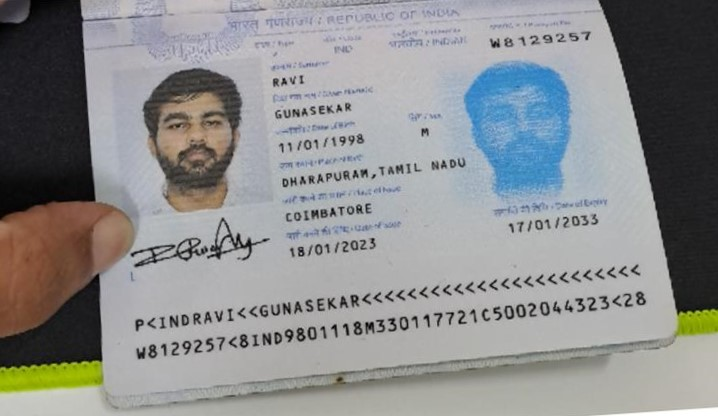
#> input picture passport/1.jpg, 718 x 416 px
$ jupyter execute --allow-errors ocr_algorithm.ipynb
#> lines starting #> are read from the running program, lines starting #| are printed output that depends on the picture; after the words box and inside, x2 and y2 are one past the last pixel; in counts of white or black regions, pixels touching at a corner belong together
[cell 1]
import pytesseract
import cv2
from PIL import Image
from matplotlib import pyplot as plt

[cell 2]
def display(img):
    cv2.imshow("img",img)
    cv2.waitKey(0)

[cell 3]
img=cv2.imread("passport/1.jpg")
#> img is the input picture: shape (416, 718, 3); mean B, G, R 141.4, 141, 139.8
display(img)
max_h,max_w=img.shape[:2]
#> max_h = 416; max_w = 718

[cell 4]
def rotateImage(image,skew_angle):
    r=0
    if (skew_angle > 45):
        r=-(90-skew_angle)
    else:
        r=skew_angle
    rows,cols=image.shape[:2]
    M1=cv2.getRotationMatrix2D(((cols-1)/2,(rows-1)/2),r,1)
    return (cv2.warpAffine(image,M1,(cols,rows)))

[cell 5]
def contourize(image):
    img=image.copy()
    inverted=cv2.bitwise_not(img)
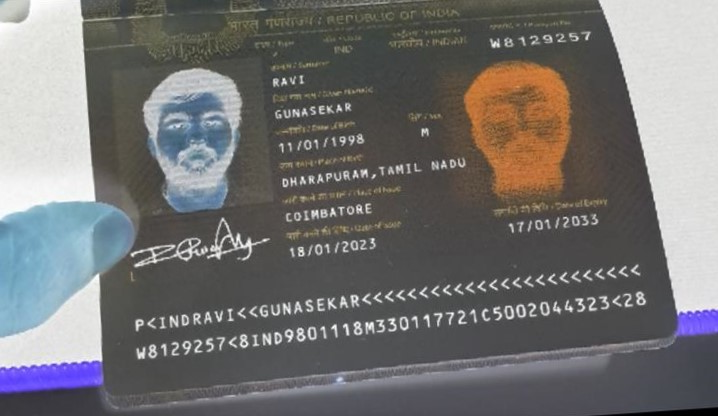
#> inverted: shape (416, 718, 3); mean B, G, R 113.6, 114, 115.2
    gray=cv2.cvtColor(inverted,cv2.COLOR_BGR2GRAY)
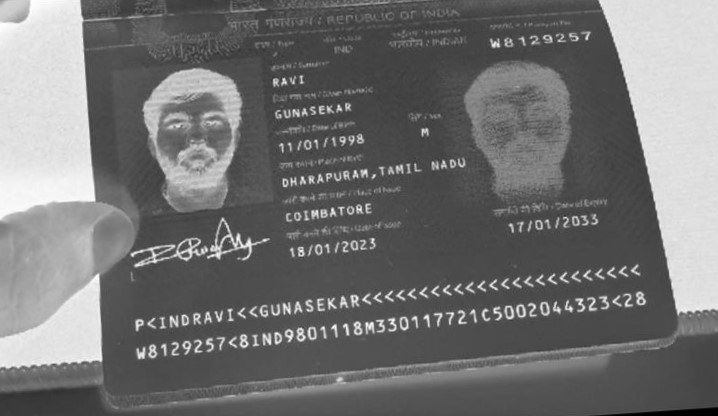
#> gray: shape (416, 718); min 0, max 255, mean 114.3
    blurred=cv2.GaussianBlur(gray,(5,5),0)
    contours=[]
    t=0
    dilate=0
    while t < 256:
        _,thresh=cv2.threshold(blurred,t,255,cv2.THRESH_BINARY)
        temp_dilate=cv2.dilate(thresh,cv2.getStructuringElement(cv2.MORPH_RECT,(5,1)),iterations=3)
        temp_contours,_=cv2.findContours(temp_dilate,cv2.RETR_TREE,cv2.CHAIN_APPROX_SIMPLE)
        if len(temp_contours)>len(contours):
            contours=temp_contours
            thresh_value=t
            dilate=temp_dilate
        t+=1
#> this loop made 256 passes
#> pass 1, in contourize, `_,thresh=cv2.threshold(blurred,t,255,cv2.THRESH_BINARY)`:
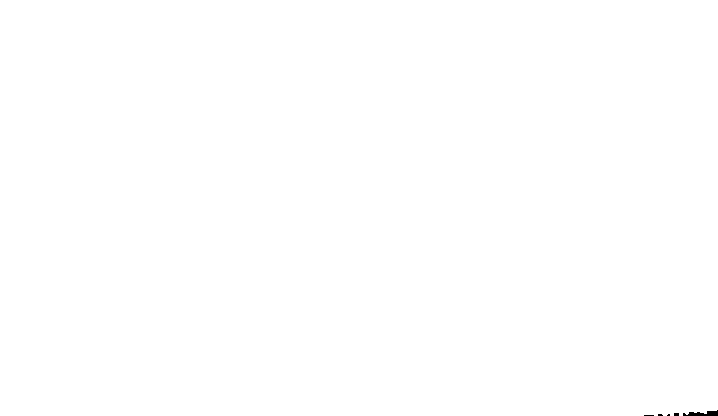
#> thresh: shape (416, 718); 99.9% white; 5 black regions (4 under 20 px), largest, box (x1, y1, x2, y2) and area: (683, 410, 718, 416) 127
#> after the loop:
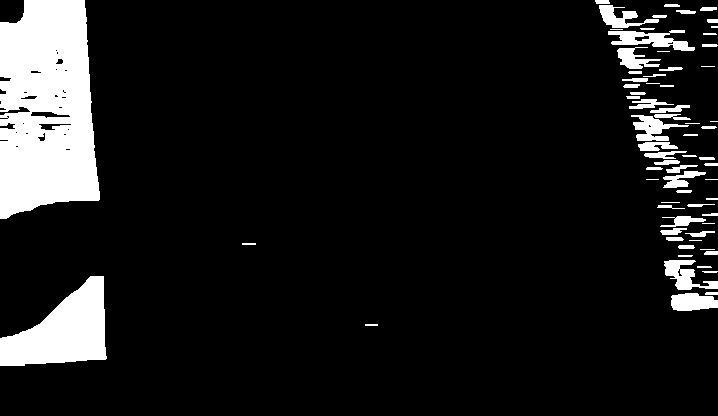
#> dilate: shape (416, 718); 10.5% white; 69 white regions (13 under 20 px)
#> after the loop: temp_dilate: shape (416, 718); every value is 0
#> after the loop, t = 256; thresh_value = 224

    return (contours,dilate)

[cell 6]
def deskew(Id):
    img=Id.copy()
    contours,dilate=contourize(img)
#> contours = 97 contours, 45 with area under 20; largest, box (x1, y1, x2, y2) and area: (0, 0, 100, 219) 17851, (0, 276, 107, 366) 5532, (608, 30, 695, 51) 814, (664, 260, 718, 290) 658, (671, 293, 718, 311) 624
    skew_angles=[]
    mrz=[]
    for c in contours:
        (x , y , w , h)=cv2.boundingRect(c)
        if w>0.5*max_w and y>0.3*max_h:
            rect=cv2.minAreaRect(c)
            mrz.append(c)
            skew_angles.append(rect[-1])
#> this loop made 97 passes
#> (x, y, w, h) on passes 2, 3, 4, 5, 7, 8, 10, 12, 15, 16, 17, 19: (671, 293, 47, 18), (705, 292, 13, 3), (0, 276, 107, 90), (702, 271, 16, 2), (664, 260, 54, 30), (677, 268, 6, 9), (704, 251, 14, 4), (678, 245, 17, 4), (666, 237, 18, 4), (685, 231, 30, 6), (660, 228, 27, 7), (660, 216, 46, 11)
#> (c, x, y, w, h) on passes 1, 6, 9, 11, 13, 14: ([[365, 324], [365, 325], [377, 325], [377, 324]], 365, 324, 13, 2), ([[697, 266], [697, 267], [711, 267], [710, 266]], 697, 266, 15, 2), ([[678, 255], [678, 256], [691, 256], [692, 255]], 678, 255, 15, 2), ([[700, 249], [714, 249]], 700, 249, 15, 1), ([[242, 243], [242, 244], [255, 244], [255, 243]], 242, 243, 14, 2), ([[689, 240], [701, 240]], 689, 240, 13, 1)
#> after the loop, mrz = []; skew_angles = []
    Avg_skew_angle=sum(skew_angles)/len(skew_angles)
    deskewed_img=rotateImage(img,Avg_skew_angle)
    deskewed_dilated=rotateImage(dilate,Avg_skew_angle)
    display(deskewed_img)
    contours=cv2.findContours(deskewed_dilated,cv2.RETR_TREE,cv2.CHAIN_APPROX_SIMPLE)[0]
    margin=7
    for c in contours:
        (x,y,w,h)=cv2.boundingRect(c)
        if w>0.4*max_w and y>0.6*max_h and h<0.2*max_h:
            x=x-margin
            y=y-margin
            w=w+2*margin
            h=h+2*margin
            print(pytesseract.image_to_string(deskewed_img[y:y+h,x:x+w]))
            display(deskewed_img[y:y+h,x:x+w])

$ run again, with passport/11.jpg copied over passport/1.jpg
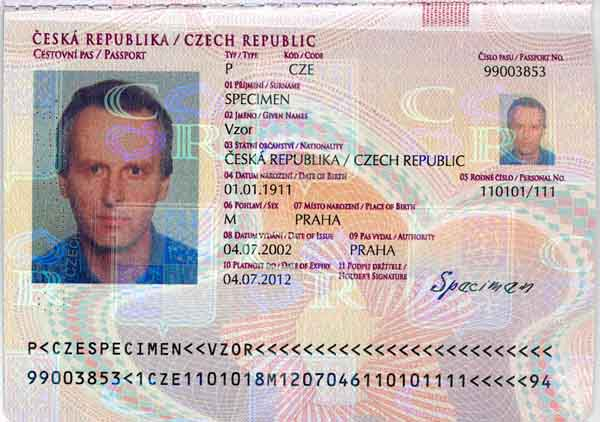
#> input picture passport/11.jpg, 600 x 422 px
#> img is the input picture: shape (422, 600, 3); mean B, G, R 182.2, 183.4, 197.4
#> in contourize, `blurred=cv2.GaussianBlur(gray,(5,5),0)`:
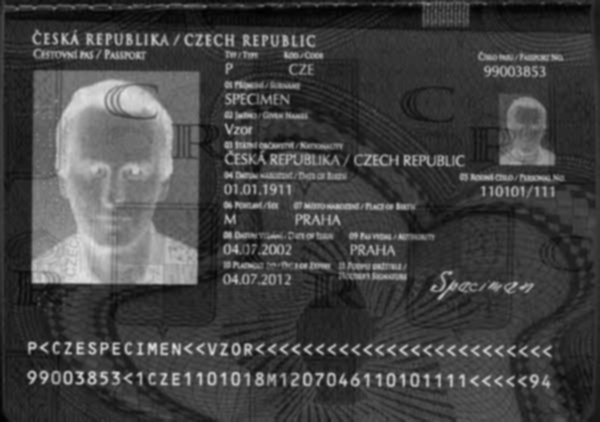
#> blurred: shape (422, 600); min 1, max 225, mean 67.5
#> the loop in contourize, `while t < 256:` made 256 passes
#> contours on pass 1: [[[0, 0], [0, 421], [599, 421], [599, 0]]]
#> after the loop in contourize, `while t < 256:`:
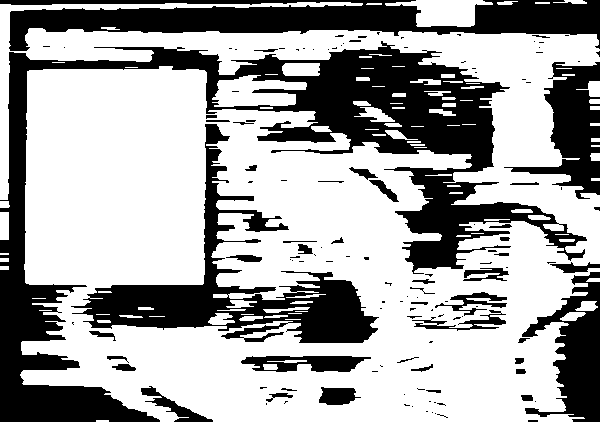
#> dilate: shape (422, 600); 64.7% white; 130 black regions (83 under 20 px)
#> after the loop in contourize, `while t < 256:`: t = 256; thresh_value = 55
#> in deskew, `contours,dilate=contourize(img)`: contours = 247 contours, 142 with area under 20; largest, box (x1, y1, x2, y2) and area: (0, 2, 600, 422) 172203, (70, 123, 380, 344) 16230, (212, 75, 307, 107) 1849, (240, 355, 372, 373) 1692, (385, 0, 493, 27) 1590
#> the loop in deskew, `for c in contours:` made 247 passes
#> (c, x, y, w, h) on passes 1, 3, 5: ([[96, 420], [96, 421], [108, 421], [108, 420]], 96, 420, 13, 2), ([[39, 310], [51, 310]], 39, 310, 13, 1), ([[32, 298], [45, 298]], 32, 298, 14, 1)
#> after the loop in deskew, `for c in contours:`: mrz = []
